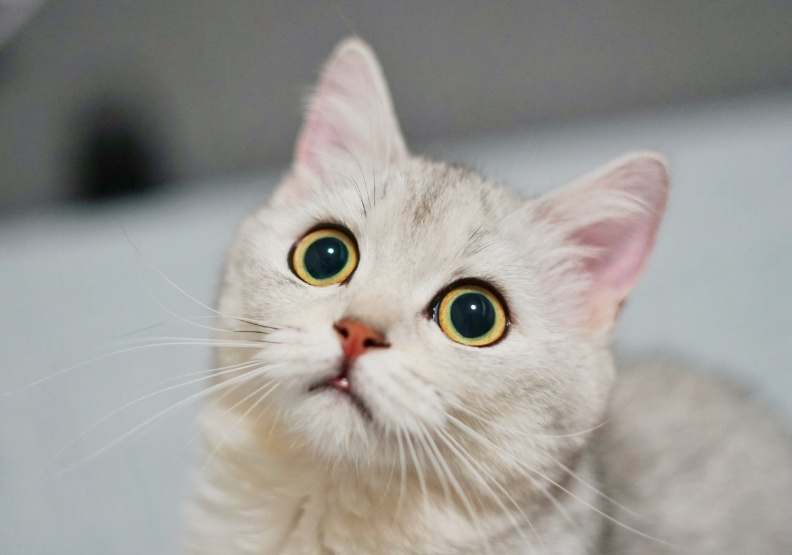
#> input picture Python/OpenCV/IMG&MP4/Cat.jpg, 792 x 555 px, found by its file name
$ python Read_IMG.py
#> lines starting #> are read from the running program, lines starting #| are printed output that depends on the picture
import cv2

img = cv2.imread('D:\Coding\OpenCV\IMG&MP4\Cat.jpg') #讀取路徑
#> img is the input picture: shape (555, 792, 3); mean B, G, R 150.2, 154.5, 156.5
#改變圖片大小
img = cv2.resize(img,(300,300)) #改變像素
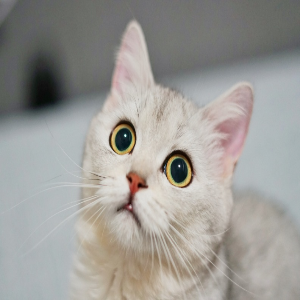
#> img: shape (300, 300, 3); mean B, G, R 150.1, 154.4, 156.3
img = cv2.resize(img,(0,0),fx=2,fy=2) #縮放比例
#> img: shape (600, 600, 3)

cv2.imshow('Img', img ) #顯示(視窗標題, 圖片)
cv2.waitKey(0)       #等待時間(當時間內按下任何鍵，回傳鍵值並停止程式) --> 0是無限久

$ run again, with Python/OpenCV/IMG&MP4/Oriange.jpg copied over Python/OpenCV/IMG&MP4/Cat.jpg
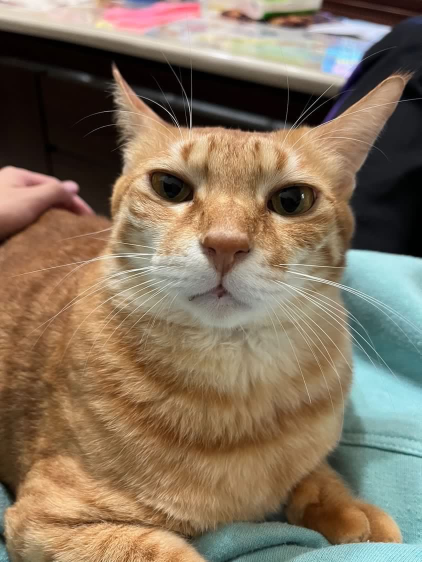
#> input picture Python/OpenCV/IMG&MP4/Oriange.jpg, 843 x 1124 px, found by its file name (shown at 1/2 size)
#> img is the input picture: shape (1124, 843, 3); mean B, G, R 93.7, 114.7, 132
#> `img = cv2.resize(img,(300,300))`:
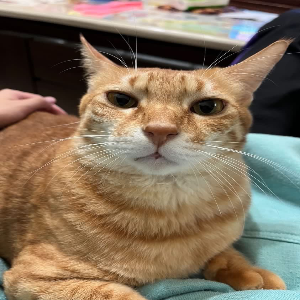
#> img: shape (300, 300, 3); mean B, G, R 93.7, 114.6, 131.9
